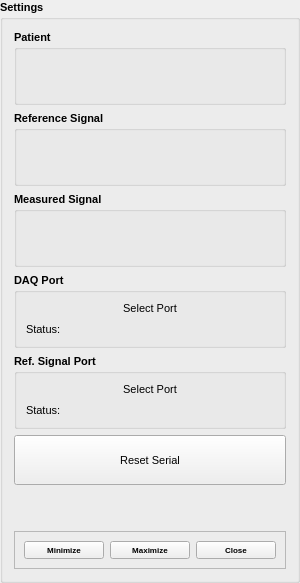
       <widget class="QGroupBox" name="groupBox_2">
        <property name="sizePolicy">
         <sizepolicy hsizetype="Fixed" vsizetype="Expanding">
          <horstretch>1</horstretch>
          <verstretch>0</verstretch>
         </sizepolicy>
        </property>
        <property name="minimumSize">
         <size>
          <width>175</width>
          <height>0</height>
         </size>
        </property>
        <property name="font">
         <font>
          <pointsize>8</pointsize>
          <weight>75</weight>
          <bold>true</bold>
         </font>
        </property>
        <property name="title">
         <string>Settings</string>
        </property>
        <layout class="QGridLayout" name="gridLayout_9">
         <item row="6" column="0">
          <spacer name="verticalSpacer_6">
           <property name="orientation">
            <enum>Qt::Vertical</enum>
           </property>
           <property name="sizeHint" stdset="0">
            <size>
             <width>20</width>
             <height>40</height>
            </size>
           </property>
          </spacer>
         </item>
         <item row="0" column="0">
          <widget class="QGroupBox" name="groupBox_3">
           <property name="minimumSize">
            <size>
             <width>0</width>
             <height>75</height>
            </size>
           </property>
           <property name="title">
            <string>Patient</string>
           </property>
           <layout class="QHBoxLayout" name="horizontalLayout_12">
            <item>
             <layout class="QHBoxLayout" name="horizontalLayout_9">
              <item>
               <widget class="QLabel" name="lbl_patientnumber">
                <property name="font">
                 <font>
                  <weight>50</weight>
                  <bold>false</bold>
                 </font>
                </property>
                <property name="text">
                 <string/>
                </property>
                <property name="alignment">
                 <set>Qt::AlignCenter</set>
                </property>
               </widget>
              </item>
             </layout>
            </item>
           </layout>
          </widget>
         </item>
         <item row="4" column="0">
          <widget class="QGroupBox" name="groupBox_24">
           <property name="minimumSize">
            <size>
             <width>0</width>
             <height>75</height>
            </size>
           </property>
           <property name="title">
            <string>Ref. Signal Port</string>
           </property>
           <layout class="QVBoxLayout" name="verticalLayout_20">
            <item>
             <widget class="QLabel" name="lbl_refsignalport">
              <property name="font">
               <font>
                <weight>50</weight>
                <bold>false</bold>
               </font>
              </property>
              <property name="text">
               <string>Select Port</string>
              </property>
              <property name="alignment">
               <set>Qt::AlignCenter</set>
              </property>
             </widget>
            </item>
            <item>
             <widget class="QLabel" name="lbl_refsignalportstatus">
              <property name="font">
               <font>
                <weight>50</weight>
                <bold>false</bold>
               </font>
              </property>
              <property name="text">
               <string>Status: </string>
              </property>
             </widget>
            </item>
           </layout>
          </widget>
         </item>
         <item row="3" column="0">
          <widget class="QGroupBox" name="groupBox_5">
           <property name="minimumSize">
            <size>
             <width>0</width>
             <height>75</height>
            </size>
           </property>
           <property name="title">
            <string>DAQ Port</string>
           </property>
           <layout class="QVBoxLayout" name="verticalLayout">
            <item>
             <widget class="QLabel" name="lbl_daqport">
              <property name="font">
               <font>
                <weight>50</weight>
                <bold>false</bold>
               </font>
              </property>
              <property name="text">
               <string>Select Port</string>
              </property>
              <property name="alignment">
               <set>Qt::AlignCenter</set>
              </property>
             </widget>
            </item>
            <item>
             <widget class="QLabel" name="lbl_daqportstatus">
              <property name="font">
               <font>
                <weight>50</weight>
                <bold>false</bold>
               </font>
              </property>
              <property name="text">
               <string>Status:</string>
              </property>
             </widget>
            </item>
           </layout>
          </widget>
         </item>
         <item row="2" column="0">
          <widget class="QGroupBox" name="groupBox_4">
           <property name="minimumSize">
            <size>
             <width>0</width>
             <height>75</height>
            </size>
           </property>
           <property name="title">
            <string>Measured Signal</string>
           </property>
           <layout class="QHBoxLayout" name="horizontalLayout_14">
            <item>
             <layout class="QHBoxLayout" name="horizontalLayout_11">
              <item>
               <widget class="QLabel" name="lbl_measuredsignal">
                <property name="font">
                 <font>
                  <weight>50</weight>
                  <bold>false</bold>
                 </font>
                </property>
                <property name="text">
                 <string/>
                </property>
                <property name="alignment">
                 <set>Qt::AlignCenter</set>
                </property>
               </widget>
              </item>
             </layout>
            </item>
           </layout>
          </widget>
         </item>
         <item row="5" column="0">
          <widget class="QPushButton" name="btn_resetserial">
           <property name="minimumSize">
            <size>
             <width>0</width>
             <height>50</height>
            </size>
           </property>
           <property name="font">
            <font>
             <weight>50</weight>
             <bold>false</bold>
            </font>
           </property>
           <property name="text">
            <string>Reset Serial</string>
           </property>
          </widget>
         </item>
         <item row="1" column="0">
          <widget class="QGroupBox" name="groupBox_6">
           <property name="minimumSize">
            <size>
             <width>0</width>
             <height>75</height>
            </size>
           </property>
           <property name="title">
            <string>Reference Signal</string>
           </property>
           <layout class="QHBoxLayout" name="horizontalLayout_13">
            <item>
             <layout class="QHBoxLayout" name="horizontalLayout_10">
              <item>
               <widget class="QLabel" name="lbl_referencesignal">
                <property name="font">
                 <font>
                  <weight>50</weight>
                  <bold>false</bold>
                 </font>
                </property>
                <property name="text">
                 <string/>
                </property>
                <property name="alignment">
                 <set>Qt::AlignCenter</set>
                </property>
               </widget>
              </item>
             </layout>
            </item>
           </layout>
          </widget>
         </item>
         <item row="7" column="0">
          <widget class="QFrame" name="frame">
           <property name="frameShape">
            <enum>QFrame::StyledPanel</enum>
           </property>
           <property name="frameShadow">
            <enum>QFrame::Raised</enum>
           </property>
           <layout class="QHBoxLayout" name="horizontalLayout_8">
            <item>
             <widget class="QPushButton" name="btn_minimize">
              <property name="font">
               <font>
                <pointsize>6</pointsize>
                <weight>75</weight>
                <bold>true</bold>
               </font>
              </property>
              <property name="text">
               <string>Minimize</string>
              </property>
             </widget>
            </item>
            <item>
             <widget class="QPushButton" name="btn_maximize">
              <property name="font">
               <font>
                <pointsize>6</pointsize>
                <weight>75</weight>
                <bold>true</bold>
               </font>
              </property>
              <property name="text">
               <string>Maximize</string>
              </property>
             </widget>
            </item>
            <item>
             <widget class="QPushButton" name="btn_close">
              <property name="minimumSize">
               <size>
                <width>0</width>
                <height>0</height>
               </size>
              </property>
              <property name="font">
               <font>
                <pointsize>6</pointsize>
                <weight>75</weight>
                <bold>true</bold>
               </font>
              </property>
              <property name="text">
               <string>Close</string>
              </property>
             </widget>
            </item>
           </layout>
          </widget>
         </item>
        </layout>
       </widget>
